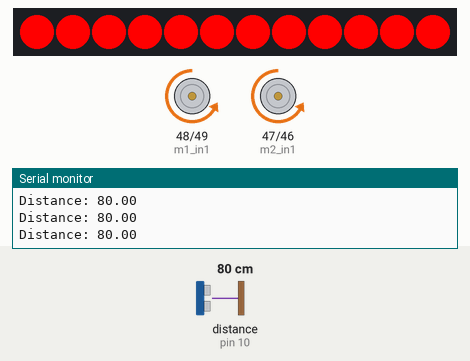
A sketch run on a simulated Arduino Mega 2560, built with avr-gcc and run on an emulated ATmega2560. On the bench: 12 RGB LEDs in strip order, left to right, motor-driver pin pairs drawn as motors (green arrow = first pin HIGH = forward, orange = second pin HIGH = backward, longer = more drive, scaled by the enable pin), the last lines printed to the serial monitor. The inputs (shaded band) are chosen by the test bench; at power-on: distance to the obstacle (sensor on pin 10) 80 cm.

Above: at 1.2 s.
1.3 s: distance to the obstacle (sensor on pin 10) set to 85 cm
At 4.1 s:
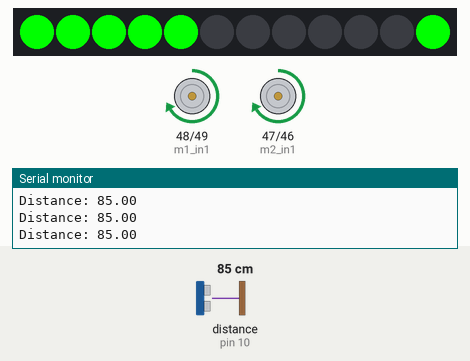
4.3 s: distance to the obstacle (sensor on pin 10) set to 60 cm
At 5.5 s:
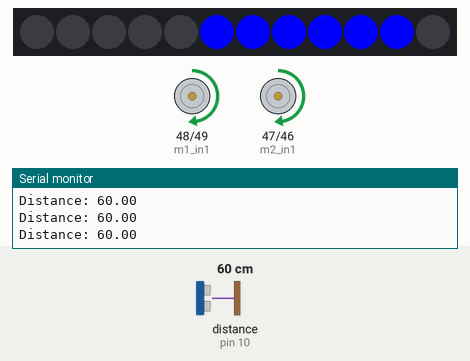
5.8 s: distance to the obstacle (sensor on pin 10) set to 45 cm
7.3 s: distance to the obstacle (sensor on pin 10) set to 36 cm
At 8.7 s:
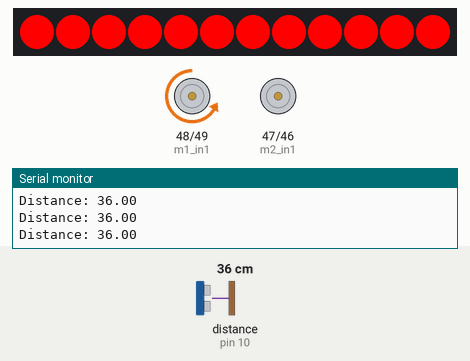
8.8 s: distance to the obstacle (sensor on pin 10) set to 120 cm
At 11.3 s:
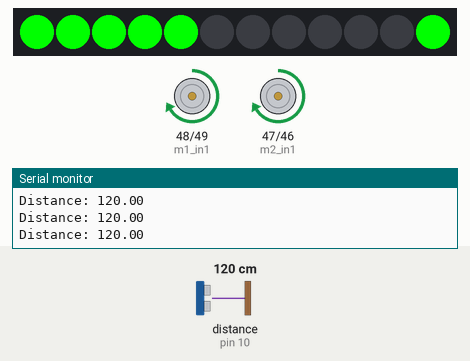
Timing chart, 0 to 12.8 s (numbered marks = the images above; inputs shaded):
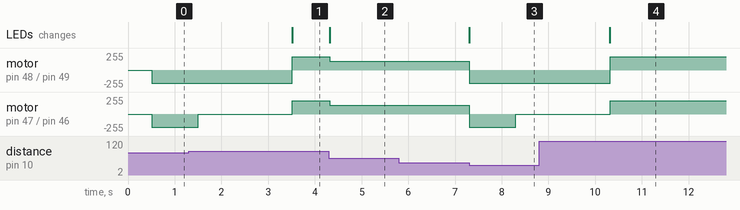

The sketch:

1SX-Labo02.ino
```cpp
#include "MeAuriga.h"

MeUltrasonicSensor ultraSensor(PORT_10);

#define LEDNUM 12
#define LEDPIN 44
#define RINGALLLEDS 0

MeRGBLed led(PORT0, LEDNUM);

enum State { NORMAL,
             RALENTI,
             DANGER,
             RONDE };

State currentState = NORMAL;

long currentTime = 0;

int detectDist = 80;
int dangerDist = 40;

int maxPwm = 200;
int halfPwm = 128;
int turnPwm = 150;

//Motor Left
const int m1_pwm = 11;
const int m1_in1 = 48;  // M1 ENA
const int m1_in2 = 49;  // M1 ENB

//Motor Right
const int m2_pwm = 10;
const int m2_in1 = 47;  // M2 ENA
const int m2_in2 = 46;  // M2 ENB

void setup() {
  Serial.begin(115200);

  pinMode(m1_pwm, OUTPUT);
  pinMode(m1_in2, OUTPUT);
  pinMode(m1_in1, OUTPUT);

  pinMode(m2_pwm, OUTPUT);
  pinMode(m2_in2, OUTPUT);
  pinMode(m2_in1, OUTPUT);

  currentTime = millis();

  led.setpin(LEDPIN);
}

void loop() {
  static unsigned long lastDebug = 0;
  static long statePrevious = 0;
  static long stateDelay = 5000;

  currentTime = millis();

  stateManager();
  ledState();

  if (currentTime - lastDebug >= 250) {
    lastDebug = currentTime;
    Serial.print("Distance: ");
    Serial.println(ultraSensor.distanceCm());
  }
}

void stateManager() {
  switch (currentState) {
    case NORMAL:
      normalMode();
      break;
    case RALENTI:
      ralentiMode();
      break;
    case DANGER:
      dangerMode();
      break;
    case RONDE:
      rondeMode();
      break;
  }
}

void normalMode() {

  if (ultraSensor.distanceCm() > detectDist) {

    currentState = NORMAL;

    digitalWrite(m1_in2, LOW);
    digitalWrite(m1_in1, HIGH);
    analogWrite(m1_pwm, maxPwm);

    digitalWrite(m2_in2, LOW);
    digitalWrite(m2_in1, HIGH);
    analogWrite(m2_pwm, maxPwm);
  }

  else if (ultraSensor.distanceCm() < detectDist && ultraSensor.distanceCm() > dangerDist) {
    currentState = RALENTI;
    return;
  } else {
    currentState = DANGER;
    return;
  }
}

void ralentiMode() {

  digitalWrite(m1_in2, LOW);
  digitalWrite(m1_in1, HIGH);
  analogWrite(m1_pwm, halfPwm);

  digitalWrite(m2_in2, LOW);
  digitalWrite(m2_in1, HIGH);
  analogWrite(m2_pwm, halfPwm);

  if (ultraSensor.distanceCm() > detectDist) {
    currentState = NORMAL;
  } else if (ultraSensor.distanceCm() <= dangerDist) {
    currentState = DANGER;
  } else {
    currentState = RALENTI;
  }
}

void dangerMode() {
  static unsigned long previousTime = 0;
  static int step = 0;
  int rateStop = 500;
  int rateRecul = 1000;
  int rate = 2000;

  unsigned long currentTime = millis();

  switch (step) {
    case 0:  // STOP
      analogWrite(m1_pwm, 0);
      analogWrite(m2_pwm, 0);

      if (currentTime - previousTime >= rateStop) {
        step = 1;
        previousTime = currentTime;
      }
      break;

    case 1:  // RECUL
      digitalWrite(m1_in2, HIGH);
      digitalWrite(m1_in1, LOW);
      analogWrite(m1_pwm, maxPwm);

      digitalWrite(m2_in2, HIGH);
      digitalWrite(m2_in1, LOW);
      analogWrite(m2_pwm, maxPwm);

      if (currentTime - previousTime >= rateRecul) {
        step = 2;
        previousTime = currentTime;
      }
      break;

    case 2:

      digitalWrite(m1_in2, HIGH);
      digitalWrite(m1_in1, LOW);
      analogWrite(m1_pwm, maxPwm);

      digitalWrite(m2_in2, LOW);
      digitalWrite(m2_in1, LOW);
      analogWrite(m2_pwm, maxPwm);

      if (currentTime - previousTime >= rate) {
        step = 3;
        previousTime = currentTime;
      }
      break;
    case 3:
      if (ultraSensor.distanceCm() > detectDist) {
        currentState = NORMAL;
        step = 0;
        return;
      } else if (ultraSensor.distanceCm() > dangerDist) {
        currentState = RALENTI;
        step = 0;
        return;
      } else {
        currentState = DANGER;
        step = 0;
        return;
      }
      break;
  }
}

void ledState() {
  switch (currentState) {
    case NORMAL:
      // moitié avant en vert
      for (int i = 0; i < LEDNUM / 2; i++) led.setColor(i, 0, 255, 0);
      for (int i = LEDNUM / 2; i < LEDNUM; i++) led.setColor(i, 0, 0, 0);
      led.show();
      break;

    case RALENTI:
      // moitié arrière en bleu
      for (int i = 0; i < LEDNUM / 2; i++) led.setColor(i, 0, 0, 0);
      for (int i = LEDNUM / 2; i < LEDNUM; i++) led.setColor(i, 0, 0, 255);
      led.show();
      break;

    case DANGER:
      // anneau complet en rouge
      for (int i = 0; i < LEDNUM; i++) led.setColor(i, 255, 0, 0);
      led.show();
      break;
  }
}
void rondeMode() {
  unsigned long startTime = millis();
  unsigned long previousBlink = millis();
  const unsigned long blinkInterval = 250;
  bool ledsOn = false;
  int rate = 2000;

  Serial.println("Ronde Mode");

  while (millis() - startTime < rate) {
    unsigned long currentTime = millis();

    if (currentTime - previousBlink >= blinkInterval) {
      previousBlink = currentTime;
      ledsOn = !ledsOn;
      if (ledsOn) {
        led.setColor(0, 255, 0);
      } else {
        led.setColor(0, 0, 0);
      }
      led.show();
    }
  }
  currentState = NORMAL;
}
```

Measured:
- the behaviour switches between 80 and 81 cm on distance to the obstacle (sensor on pin 10) (found by bisection; images 0 and 1)
- the behaviour switches between 41 and 40 cm on distance to the obstacle (sensor on pin 10) (found by bisection; images 2 and 3)
- after the input at 1.3 s, motor on pin 48 (m1_in1) / pin 49 (m1_in2): backward 200/255 → forward 200/255 after 2.2 s; the LEDs: change after 2.2 s (image 1)
- after the input at 4.3 s, motor on pin 48 (m1_in1) / pin 49 (m1_in2), motor on pin 47 (m2_in1) / pin 46 (m2_in2): forward 200/255 → forward 128/255 at once; the LEDs: change at once (image 2)
- after the input at 7.3 s, motor on pin 48 (m1_in1) / pin 49 (m1_in2): forward 128/255 → backward 200/255 at once; motor on pin 47 (m2_in1) / pin 46 (m2_in2): forward 128/255 → backward 200/255 at once, → stopped 1.0 s later; the LEDs: change at once (image 3)
- after the input at 8.8 s, the LEDs: change after 1.5 s (image 4)
